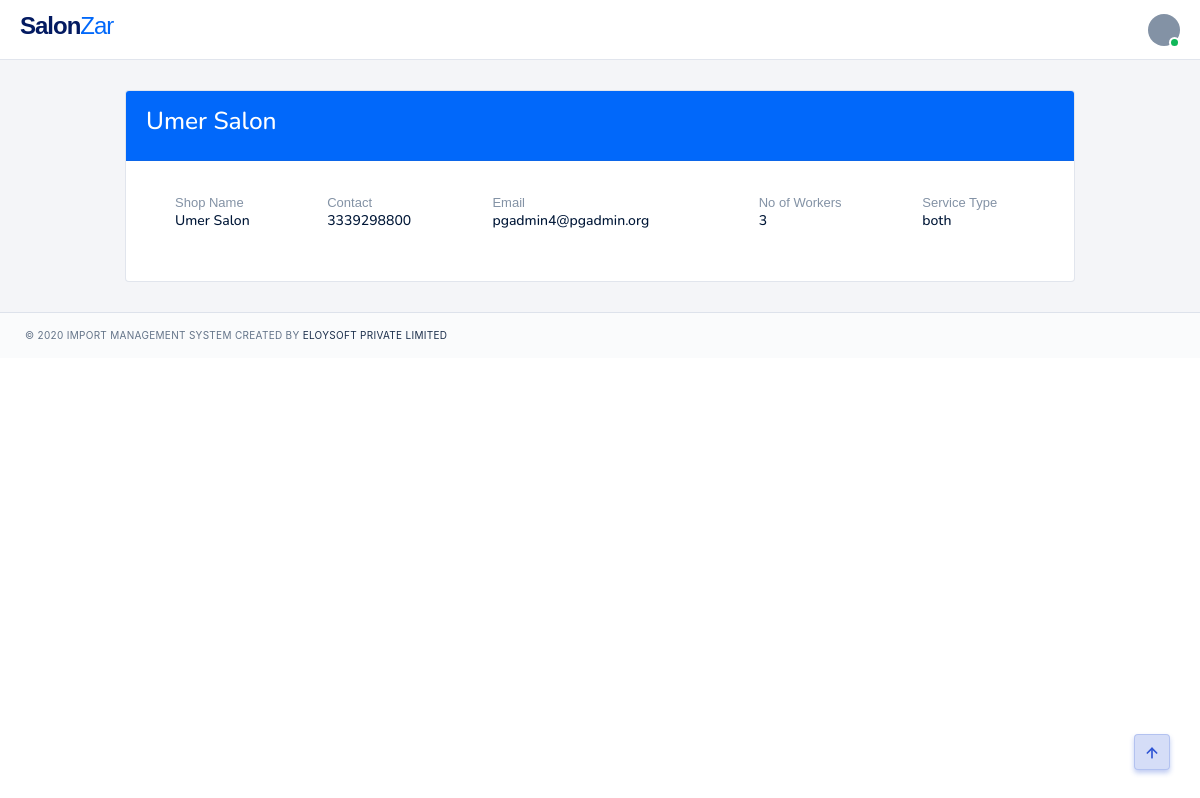
The app's page /salon/12 with its own data.
### salons/models.py (models this page shows, shortened)
class Salon(models.Model):
    HOME = 'home service'
    SHOP = 'shop'
    BOTH = 'both'
    PENDING ='pending'
    APPROVED = 'approved'
    service_category =[
        (HOME,'Home Service'),
        (SHOP,'Shop'),
        (BOTH,'Both')
    ]
    status_choices =[
        (PENDING,'Pending'),
        (APPROVED,'Approved')
    ]
    shop_name = models.CharField(max_length=200,null=True)
    phone = models.CharField(max_length=200, null=True)
    email = models.CharField(max_length=200, null=True)
    no_of_workers = models.IntegerField(null=True)
    serivice_type = models.CharField(max_length=100,null=True,choices=service_category)
    address = models.TextField(null=True)
    status = models.CharField(max_length=100,null=True,choices=status_choices)
    thumbnail = models.ImageField(upload_to='SalonImages/',null=True,blank=True)

### salons/views.py (the view)
# urls.py: path('salon/<int:id>', views.salon_details, name='salon_details'),
def salon_details(request,id):
    salon = Salon.objects.get(id=id)
    context={'salon':salon}
    return render(request,'pages/salon.html',context)

### salons/templates/pages/salon.html (shortened to what this page needs)
{% extends 'pages/base.html' %} {% load crispy_forms_tags %} {% block content %}
<div class="container col-lg-10 pd-x-0 pd-lg-x-10 pd-xl-x-0">
  <div class="card">
    <div class="card-header bg-primary">
      <h3 class="tx-white">{{salon.shop_name}}</h3>
    </div>
    <div class="card-body">
      <div class="table-responsive">
        <table class="table table-borderless">
          <tbody>
            <tr>
              <td>
                <div class="media-body pd-l-15">
                  <span class="d-block tx-13 tx-color-03">Shop Name</span>
                  <h6 class="mg-b-3">{{salon.shop_name}}</h6>
                </div>
              </td>
              <td>
                <div class="media-body pd-l-15">
                  <span class="d-block tx-13 tx-color-03">Contact</span>
                  <h6 class="mg-b-3">{{salon.phone}}</h6>
                </div>
              </td>
              <td>
                <div class="media-body pd-l-15">
                  <span class="d-block tx-13 tx-color-03">Email</span>
                  <h6 class="mg-b-3">{{salon.email}}</h6>
                </div>
              </td>
              <td>
                <div class="media-body pd-l-15">
                  <span class="d-block tx-13 tx-color-03">No of Workers</span>
                  <h6 class="mg-b-3">{{salon.no_of_workers}}</h6>
                </div>
              </td>
              <td>
                <div class="media-body pd-l-15">
                  <span class="d-block tx-13 tx-color-03">Service Type</span>
                  <h6 class="mg-b-3">{{salon.serivice_type}}</h6>
                </div>
              </td>
            </tr>
          </tbody>
        </table>
      </div>
    </div>
  </div>
</div>
{% endblock %}

### static/css/colors/default.css (style rules this page uses)
.bg-primary, .btn-primary, .btn-outline-primary:hover, .btn-outline-primary:focus, .btn-outline-primary:active, .btn-outline-primary.active, .btn-outline-primary.focus, .btn-outline-primary:not(:disabled):not(.disabled):active, .btn-soft-primary:hover, .btn-soft-primary:focus, .btn-soft-primary:active, .btn-soft-primary.active, .btn-soft-primary.focus, .badge-primary, .pagination .page-item.active .page-link, .nav-pills .nav-link.active, .custom-control-input:checked ~ .custom-control-label:before, #preloader #status .spinner .double-bounce1, #preloader #status .spinner .double-bounce2, .social-icon li a:hover, #topnav .navbar-toggle.open span:hover, .gradient, .flex-control-paging li a.flex-active, .owl-theme .owl-dots .owl-dot span, .owl-theme .owl-dots .owl-dot.active span, .owl-theme .owl-dots.clickable .owl-dot:hover span, .watch-video a .play-icon-circle, .sidebar .widget .tagcloud > a:hover, .flatpickr-day.selected, .flatpickr-day.selected:hover, .bg-animation-left.crypto-home:after, .bg-animation-left.task-management-home:after, .classic-app-image .bg-app-shape:after, .classic-saas-image .bg-saas-shape:after, .work-container.work-modern .icons .work-icon:hover, .features.fea-primary:hover, .accounts:hover, .accounts.active, .timeline-page .timeline-item .date-label-left:after, .timeline-page .timeline-item .duration-right:after, .swiper-slider-hero .swiper-container .swiper-button-prev:hover, .swiper-slider-hero .swiper-container .swiper-button-next:hover { background-color: #2f55d4 !important; }

### records on screen
Salon: shop_name "Umer Salon", phone "3339298800", email "pgadmin4@pgadmin.org", no_of_workers "3", serivice_type "both"
